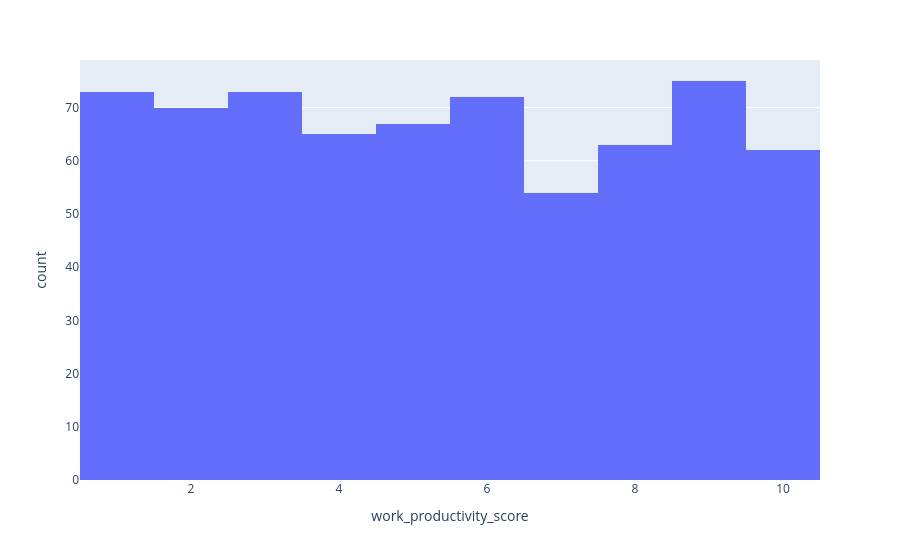

Write notebook code for a chart like this one.
### Code cell
import plotly.express as px

px.histogram(df, x="grades_gpa")
px.histogram(df, x="work_productivity_score")

### Figure 1 — Plotly figure (JSON) as saved in the notebook; plotly's stock layout.template omitted (floating-point values rounded to 4 significant figures; data arrays with more than 128 entries replaced by an {"elided": "..."} marker saying what was removed)
{"data": [{"bingroup": "x", "hovertemplate": "work_productivity_score=%{x}<br>count=%{y}<extra></extra>", "legendgroup": "", "marker": {"color": "#636efa", "pattern": {"shape": ""}}, "name": "", "orientation": "v", "showlegend": false, "type": "histogram", "x": {"elided": "1000 float values"}, "xaxis": "x", "yaxis": "y"}], "layout": {"barmode": "relative", "legend": {"tracegroupgap": 0}, "margin": {"t": 60}, "xaxis": {"anchor": "y", "domain": [0, 1], "title": {"text": "work_productivity_score"}}, "yaxis": {"anchor": "x", "domain": [0, 1], "title": {"text": "count"}}}}
